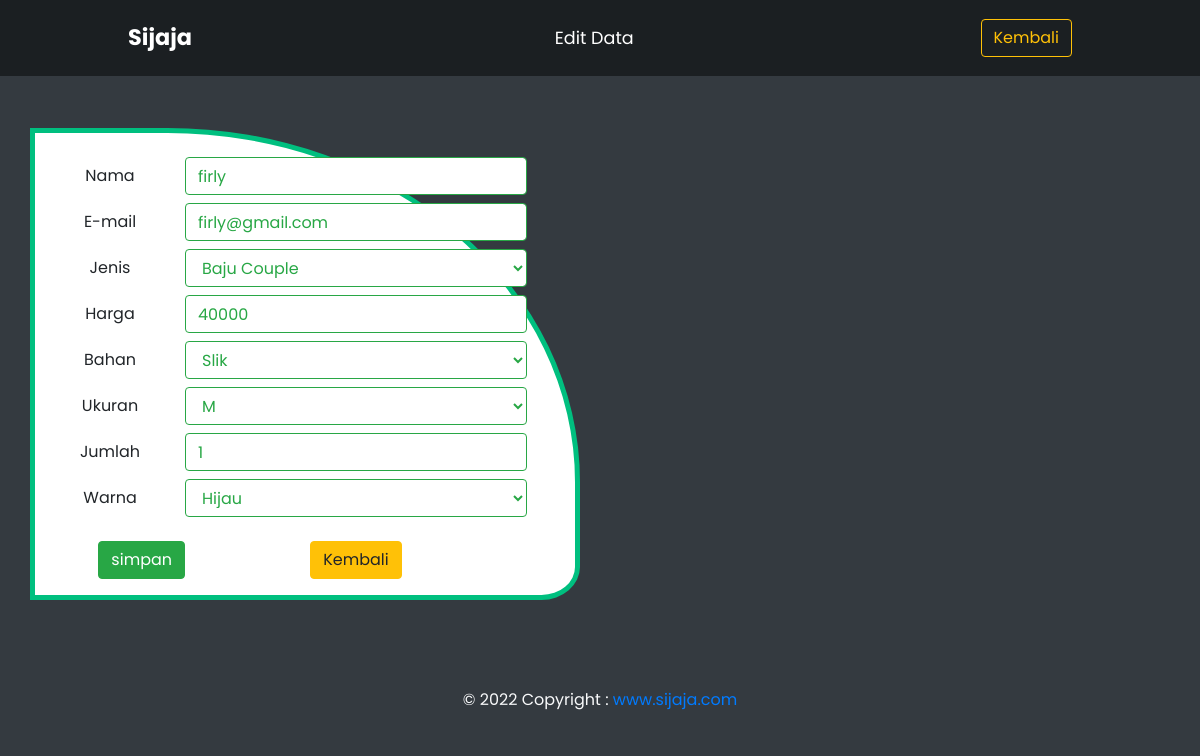
The app's page /Admin/edit/42 with its own data.
### tables this page shows
CREATE TABLE `order` (
  `id` int(11) NOT NULL,
  `name` varchar(128) NOT NULL,
  `email` varchar(128) NOT NULL,
  `jenis` varchar(128) NOT NULL,
  `bahan` varchar(128) NOT NULL,
  `ukuran` varchar(128) NOT NULL,
  `banyak` int(255) NOT NULL,
  `jumlah_harga` int(11) NOT NULL,
  `warna` varchar(128) NOT NULL
);

### application/controllers/Admin.php (called while the page is built, shortened)
<?php
class Admin extends CI_Controller
{
    public function edit($id)
    {
        $this->load->model('Product_model');
        $data['product'] = $this->Product_model->getAllData();
        $data['bahan'] = ['Katun', 'Slik', 'Linen', 'Toyobo', 'Inma'];
        $data['ukuran'] = ['XXL', 'XL', 'L', 'M', 'S'];
        $data['warna'] = ['Merah', 'Kuning', 'Hijau', 'Biru', 'Hitam', 'Putih'];
        $data['title'] = 'SIJAJA Admin';
        $this->load->model('Admin_model');
        $data['data_lama'] = $this->Admin_model->get_order_where($id);
        $this->load->view('admin/edit', $data);
    }
}

### index.php (called while the page is built, shortened)
<?php
require_once BASEPATH.'core/CodeIgniter.php';

### application/models/Admin_model.php (called while the page is built, shortened)
<?php
class Admin_model extends CI_model
{
    public function get_order_where($id)
    {
        $this->db->where('id', $id);
        return $this->db->get('order')->result_array();
    }
}

### application/models/Product_model.php (called while the page is built)
<?php
class Product_model extends CI_Model
{
    public function getAllData()
    {
        return $this->db->get('product')->result();
    }
}

### application/views/admin/edit.php (the view, shortened to what this page needs)
<!DOCTYPE html>
<html lang="en">
<head>
    <link href="<?php echo base_url('assets/css/bootstrap.min.css'); ?>" rel="stylesheet">
    <link href="<?php echo base_url('assets/style.css'); ?>" rel="stylesheet">
</head>
<body class="bg-dark">
    <header>
        <nav class="navbar navbar-expand-lg navbar-dark fixed-top">
            <a class="navbar-brand" href="<?= base_url('user'); ?>">Sijaja</a>
            <div class="collapse navbar-collapse" id="navbarSupportedContent">
                <ul class="navbar-nav mx-auto">
                    <li class="nav-item">
                        <a class="nav-link" href="#">Edit Data</a>
                    </li>
                </ul>
                <a href="<?= base_url('Admin'); ?>" class="btn btn-outline-warning my-2 my-sm-0">Kembali</a>
            </div>
        </nav>
    </header>
    <div class="my-5 py-3"></div>
    <?php foreach ($data_lama as $od) : ?>
        <div class="container">
            <div class="row">
                <form class="bg-white pr-5 pt-4 rip" action="<?= base_url() ?>Admin/update/<?= $od['id']; ?>" method="post">
                    <table class="table-fluid">
                        <tr>
                            <td width="150px" class="text-center">
                                <label for="name">Nama</label>
                            </td>
                            <td>
                                <div class="form-group mb-2">
                                    <input type="text" class="form-control form-control-user btn-outline-success" value="<?= $od['name'] ?>" name="name">
                                </div>
                            </td>
                        </tr>
                        <tr>
                            <td class="text-center">
                                <label for="email">E-mail</label>
                            </td>
                            <td>
                                <div class="form-group mb-2">
                                    <input type="text" class="form-control form-control-user btn-outline-success" value="<?= $od['email'] ?>" name="email">
                                </div>
                            </td>
                        </tr>
                        <tr>
                            <td class="text-center">
                                <label for="jenis">Jenis</label>
                            </td>
                            <td>
                                <div class="form-group mb-2">
                                    <select class="form-control form-control-user btn-outline-success" name="jenis">
                                        <?php foreach ($product as $p) : ?>
                                            <?php if ($od['jenis'] == $p->nama_product) : ?>
                                                <option value="<?= $od['jenis']; ?>" selected><?= $od['jenis']; ?></option>
                                            <?php else : ?>
                                                <option value="<?= $p->nama_product; ?>"><?= $p->nama_product; ?></option>
                                            <?php endif; ?>
                                        <?php endforeach; ?>
                                    </select>
                                </div>
                            </td>
                        </tr>
                        <tr>
                            <td class="text-center">
                                <label for="harga">Harga</label>
                            </td>
                            <td>
                                <div class="form-group mb-2">
                                    <input type="number" class="form-control form-control-user btn-outline-success" value="<?php if ("Kemeja" == $od['jenis']) : echo 150000;
                                                                                                                            elseif ("Batik" == $od['jenis']) : echo 200000;
                                                                                                                            elseif ("Jas" == $od['jenis']) : echo 500000;
                                                                                                                            elseif ("Jaket" == $od['jenis']) : echo 150000;
                                                                                                                            elseif ("Hoodie" == $od['jenis']) : echo 80000;
                                                                                                                            elseif ("Sweater" == $od['jenis']) : echo 70000;
                                                                                                                            elseif ("Seragam" == $od['jenis']) : echo 50000;
                                                                                                                            elseif ("Baju Couple" == $od['jenis']) : echo 40000;
                                                                                                                            elseif ("Kebaya" == $od['jenis']) : echo 120000;
                                                                                                                            elseif ("T-shirt" == $od['jenis']) : echo 30000;
                                                                                                                            endif; ?>" name="harga">
                                </div>
                            </td>
                        </tr>
                        <tr>
                            <td class="text-center">
                                <label for="bahan">Bahan</label>
                            </td>
                            <td>
                                <div class="form-group mb-2">
                                    <select class="form-control form-control-user btn-outline-success" name="bahan">
                                        <?php foreach ($bahan as $b) : ?>
                                            <?php if ($b == $od['bahan']) : ?>
                                                <option value="<?= $b; ?>" selected><?= $b; ?></option>
                                            <?php else : ?>
                                                <option value="<?= $b; ?>"><?= $b; ?></option>
                                            <?php endif; ?>
                                        <?php endforeach; ?>
                                    </select>
                                </div>
                            </td>
                        </tr>
                        <tr>
                            <td class="text-center">
                                <label for="ukuran">Ukuran</label>
                            </td>
                            <td>
                                <div class="form-group mb-2">
                                    <select class="form-control form-control-user btn-outline-success" name="ukuran">
                                        <?php foreach ($ukuran as $u) : ?>
                                            <?php if ($u == $od['ukuran']) : ?>
                                                <option value="<?= $u; ?>" selected><?= $u; ?></option>
                                            <?php else : ?>
                                                <option value="<?= $u; ?>"><?= $u; ?></option>
                                            <?php endif; ?>
                                        <?php endforeach; ?>
                                    </select>
                                </div>
                            </td>
                        </tr>
                        <tr>
                            <td class="text-center">
                                <label for="banyak">Jumlah</label>
                            </td>
                            <td>
                                <div class="form-group mb-2">
                                    <input type="number" class="form-control form-control-user btn-outline-success" value="<?= $od['banyak'] ?>" name="banyak">
                                </div>
                            </td>
                        </tr>
                        <tr>
                            <td class="text-center">
                                <label for="warna">Warna</label>
                            </td>
                            <td>
                                <div class="form-group mb-2">
                                    <select class="form-control form-control-user btn-outline-success" name="warna">
                                        <?php foreach ($warna as $w) : ?>
                                            <?php if ($w == $od['warna']) : ?>
                                                <option value="<?= $w; ?>" selected><?= $w; ?></option>
                                            <?php else : ?>
                                                <option value="<?= $w; ?>"><?= $w; ?></option>
                                            <?php endif; ?>
                                        <?php endforeach; ?>
                                    </select>
                                </div>
                            </td>
                        </tr>
                        <tr height="70px">
                            <td class="text-right">
                                <button type="submit" class="btn btn-success">simpan</button>
                            </td>
                            <td class="text-center">
                                <a class="btn btn-warning" href="<?= base_url('Admin'); ?>">Kembali</a>
                            </td>
                        </tr>
                    </table>
                </form>
            </div>
        </div>
    <?php endforeach; ?>
    <br><br><br>
    <footer class="text-center">
        <div class="copyright py-3 bg-dark text-light">© <?= date('Y') ?> Copyright :
            <a href="#"> www.sijaja.com</a>
        </div>
    </footer>
</body>
</html>

### assets/style.css (style rules this page uses)
* { margin: 0; padding: 0; box-sizing: border-box; font-family: 'Poppins', sans-serif; }
html { scroll-behavior: smooth; }
.navbar { padding: 1rem 8rem; background: rgba(0, 0, 0, 0.468); }
.navbar .navbar-brand { font-size: 1.4rem; font-weight: 700; }
#navbarSupportedContent > ul > li:nth-child(n) > a { color: rgb(255, 255, 255); font-size: 1.1rem; padding: 0 0.8rem; }
.container .row .rip { border-radius: 0% 75% 7% 0%; border: #00BF7F 5px solid; }

### records on screen
order: name "firly", email "firly@gmail.com", harga "40000", bahan "Slik", ukuran "M", banyak "1", warna "Hijau"

### other values on screen
form field jenis "Baju Couple"
